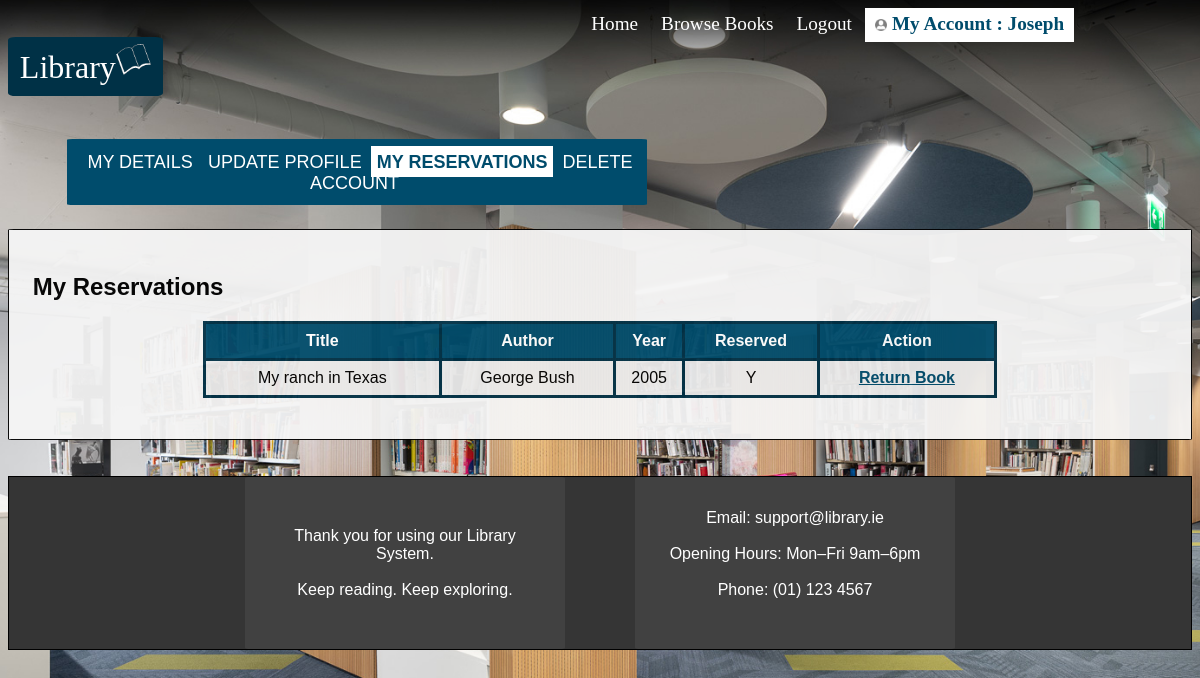
/pages/MyAccount.php?action=reservation (signed in), run on the app's committed database.
### tables this page shows
CREATE TABLE `users` (
  `Username` varchar(20) NOT NULL,
  `Password` varchar(20) NOT NULL,
  `FirstName` varchar(20) NOT NULL,
  `Surname` varchar(20) NOT NULL,
  `AddressLine1` varchar(50) NOT NULL DEFAULT 'none',
  `AddressLine2` varchar(50) NOT NULL,
  `City` varchar(20) NOT NULL DEFAULT 'none',
  `County` varchar(20) NOT NULL DEFAULT 'none',
  `Telephone` varchar(10) NOT NULL DEFAULT 'none',
  `Mobile` varchar(10) NOT NULL DEFAULT 'none'
);

CREATE TABLE `reservations` (
  `ISBN` varchar(15) NOT NULL,
  `Username` varchar(20) NOT NULL,
  `ReservedDate` date NOT NULL
);

CREATE TABLE `books` (
  `ISBN` varchar(15) NOT NULL,
  `BookTitle` varchar(40) NOT NULL,
  `Author` varchar(20) NOT NULL,
  `Edition` int(11) NOT NULL,
  `Year` int(5) NOT NULL,
  `Category` bigint(3) NOT NULL,
  `Reserved` varchar(1) NOT NULL DEFAULT 'N'
);

### pages/MyAccount.php (the view, shortened to what this page needs)
<?php
include("../library.php");
$User = isset($_SESSION["Users"]) ? $_SESSION["Users"] : null;
?>
<!DOCTYPE html>
<html lang="en">
<html>
<head>
    <link rel="stylesheet" href="../libraryCSS/styles.css">
    <link rel="stylesheet" href="../libraryCSS/background.css">
</head>
<body>
    <header>
        <div class="top-nav-bar">
            <a class="heading" href="Index.php">Home</a>
            <a class="heading" href="Browse.php">Browse Books</a>
            <a class="heading" href="Logout.php">Logout</a>
            <?php
                $sql = "SELECT Username, Password, FirstName, Surname, AddressLine1, AddressLine2, City, County, Telephone, Mobile FROM users WHERE Username='$User'";
                $result = $conn->query($sql);
                if ($result && $row = $result->fetch_assoc()) {
                    echo '<a id="MyAccount" class="heading active" href="MyAccount.php"><img src="../media/accountIcon.png" style="width:1.3%;height:1.3%;" alt="Account icon"> My Account : ' . $row["FirstName"] . '</a>';
                }
            ?>
        </div>
        <a id="header">Library<img src="../media/headerIcon.png" style="width:3%;height:3%;" alt="Library logo"></a>
    </header>
    <br><br><br>
    <div class="nav-bar">
        <a id="nav1" href="MyAccount.php?action=details">MY DETAILS</a>
        <a id="nav2" href="MyAccount.php?action=update">UPDATE PROFILE</a>
        <a id="nav3" href="MyAccount.php?action=reservation">MY RESERVATIONS</a>
        <a id="nav4" href="MyAccount.php?action=delete">DELETE ACCOUNT</a>
    </div>
    <div id="details">
        <?php
        $action = $_GET['action'] ?? 'details';
        ?>
        <?php if ($action == 'details') { ?>
            <style>
                #nav1 {
                    background-color: white;
                    color: #004C6C;
                    font-weight: bold;
                }
            </style>
            <h2>My Details:</h2>
            <br><br>
            <?php
                echo "<a class='loginInput'>Name : </a><a class='detailsText'>" . $row['FirstName'] . " ". $row['Surname'] . "</a><br><br>";
                echo "<a class='loginInput'>Username : </a><a class='detailsText'>" . $row['Username'] . "</a><br><br>";
                echo "<a class='loginInput'>Password : </a><a class='detailsText'>" . $row['Password'] . "</a><br><br>";
                echo "<a class='loginInput'>Address : </a><a class='detailsText'>" . $row['AddressLine1'] . " ". $row['AddressLine2'] . ", " . $row['City'] . ", " . $row['County'] . "</a><br><br>";
                echo "<a class='loginInput'>Telephone / Mobile : </a><a class='detailsText'>" . $row['Telephone'] . " / ". $row['Mobile'] . "</a><br><br>";
            ?>
        <?php } else if ($action == 'reservation') { ?>
            <?php
                $page = 1;
                $limit = 5;
                $offset = ($page - 1) * $limit;
                $mainSql = "SELECT b.ISBN, b.BookTitle, b.Author, b.Year, b.Reserved, r.ReservedDate FROM books b INNER JOIN reservations r ON b.ISBN = r.ISBN WHERE r.Username = ? LIMIT ? OFFSET ?";
                $mainStmt = $conn->prepare($mainSql);
                $mainStmt->bind_param("sii", $User, $limit, $offset);
                $mainStmt->execute();
                $result = $mainStmt->get_result();
            ?>
            <h2>My Reservations</h2>
            <?php if ($result && $result->num_rows > 0) { ?>
                <table id="bookTable">
                    <tr>
                        <th>Title</th>
                        <th>Author</th>
                        <th>Year</th>
                        <th>Reserved</th>
                        <th>Action</th>
                    </tr>
                    <?php while ($row = $result->fetch_assoc()) { ?>
                        <tr>
                            <td><?php echo htmlspecialchars($row['BookTitle']); ?></td>
                            <td><?php echo htmlspecialchars($row['Author']); ?></td>
                            <td><?php echo htmlspecialchars($row['Year']); ?></td>
                            <td><?php echo htmlspecialchars($row['Reserved']); ?></td>
                            <td><a id="returnBook" href="../returnBook.php?ISBN=<?php echo urlencode($row['ISBN']); ?>">Return Book</a></td>
                        </tr>
                    <?php } ?>
                </table>
            <?php } else {?>
                <p class="text">You have no book reservations</p>
            <?php } ?>
            <br>
        <?php } else if ($action == 'delete') { ?>
            <style>
                #nav4 {
                    background-color: white;
                    color: #004C6C;
                    font-weight: bold;
                }
            </style>
            <h2>Delete My Account</h2>
            <br><br>
            <p class="text">Delete all data related to your account</p>
            <br><br><br><br>
            <form type="submit" action="Delete.php">
                <button class="button" type="submit">
                    <br>
                    <span class="buttontext">DELETE ACCOUNT</span>
                    <br><br>
                </button>
            </form>
        <?php } ?>
    </div>
    <br><br>
    <footer>
        <section class="footerGrid">
            <div class="footerText">
                <br>
                Thank you for using our Library System.
                <br>
                <br>
                Keep reading. Keep exploring.
            </div>
            <div class="footerText">
                Email: support@library.ie
                <br>
                <br>
                Opening Hours: Mon–Fri 9am–6pm
                <br>
                <br>
                Phone: (01) 123 4567
                <br>
                <br>
            </div>
        </section>
    </footer>
</body>
</html>

### libraryCSS/styles.css (style rules this page uses)
h2 { font-family: Arial, Helvetica, sans-serif; text-align: left; color: black; }
.top-nav-bar { text-align: right; overflow: hidden; padding: 0.5%; width: 80%; margin: 0% auto; }
.top-nav-bar a { text-align: center; color: white; text-align: center; padding: 1%; text-decoration: none; font-size: larger; font-family: prophet-regular; }
.top-nav-bar a.active { background-color: white; color: #004C6C; font-weight: bold; }
.nav-bar { padding: 1%; border-radius: 1%; text-align: center; overflow: hidden; width: 47%; margin-left: 5%; background-color: #004C6C; }
.nav-bar a { text-align: center; color: white; text-align: center; padding: 1%; text-decoration: none; font-size: 18px; font-family: Arial, Helvetica, sans-serif; }
#details { background-color: whitesmoke; border-color: black; border-style: solid; border-width: 1px; border-radius: 0.5%; margin-top: 2%; text-align: left; padding: 2%; opacity: 95%; }
#header { margin-top: 5%; font-family: prophet-bold; font-size: 200%; text-align: left; color: white; background-color: #003146; border-radius: 5%; padding: 1%; }
#returnBook { text-align: left; color: #004C6C; font-family: Arial, Helvetica, sans-serif; font-weight: bold; }
footer { background-position: bottom center; background-size: cover; background-color: #353535; color: white; text-align: center; border-style: solid; border-color: black; border-width: 1px; }
.footerGrid { display: grid; grid-template-columns: repeat(2, 1fr); gap: 10%; max-width: 60%; margin: 0 auto; }
.footerText { background-color: #414141; color: white; padding: 10%; border-radius: 1%; font-family: Arial, Helvetica, sans-serif; }

### libraryCSS/background.css (style rules this page uses)
body { background-image: url("../media/TUDlibraryBackground.jpeg"); background-repeat: no-repeat; background-attachment: fixed; background-position: top center; background-size: cover; }

### pages/MyAccount.php (style rules this page uses)
#nav3 { background-color: white; color: #004C6C; font-weight: bold; }

### data on the page
users: FirstName "Joseph"
reservations: ISBN.BookTitle "My ranch in Texas", ISBN.Author "George Bush", ISBN.Year "2005", ISBN.Reserved "Y"
